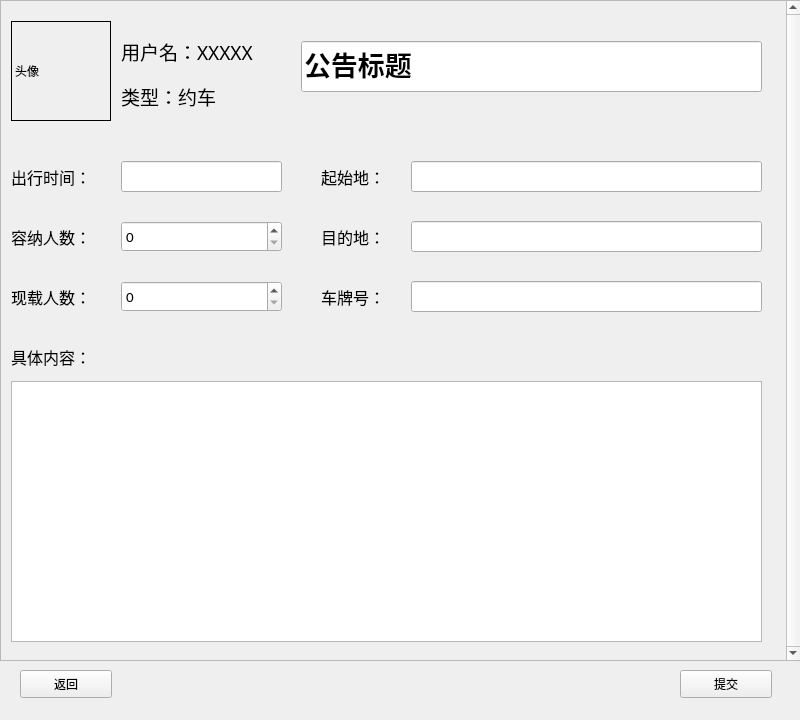
<?xml version="1.0" encoding="UTF-8"?>
<ui version="4.0">
 <class>YuechePublish</class>
 <widget class="QWidget" name="YuechePublish">
  <property name="geometry">
   <rect>
    <x>0</x>
    <y>0</y>
    <width>800</width>
    <height>720</height>
   </rect>
  </property>
  <property name="minimumSize">
   <size>
    <width>800</width>
    <height>720</height>
   </size>
  </property>
  <property name="maximumSize">
   <size>
    <width>800</width>
    <height>720</height>
   </size>
  </property>
  <property name="windowTitle">
   <string>Form</string>
  </property>
  <widget class="QPushButton" name="pushButton_2">
   <property name="geometry">
    <rect>
     <x>680</x>
     <y>670</y>
     <width>92</width>
     <height>28</height>
    </rect>
   </property>
   <property name="text">
    <string>提交</string>
   </property>
  </widget>
  <widget class="QPushButton" name="btn_cancel">
   <property name="geometry">
    <rect>
     <x>20</x>
     <y>670</y>
     <width>92</width>
     <height>28</height>
    </rect>
   </property>
   <property name="text">
    <string>返回</string>
   </property>
  </widget>
  <widget class="QScrollArea" name="scrollArea">
   <property name="geometry">
    <rect>
     <x>0</x>
     <y>0</y>
     <width>801</width>
     <height>661</height>
    </rect>
   </property>
   <property name="verticalScrollBarPolicy">
    <enum>Qt::ScrollBarAlwaysOn</enum>
   </property>
   <property name="widgetResizable">
    <bool>true</bool>
   </property>
   <widget class="QWidget" name="scrollAreaWidgetContents">
    <property name="geometry">
     <rect>
      <x>0</x>
      <y>0</y>
      <width>778</width>
      <height>659</height>
     </rect>
    </property>
    <widget class="QLabel" name="label_10">
     <property name="geometry">
      <rect>
       <x>10</x>
       <y>340</y>
       <width>91</width>
       <height>31</height>
      </rect>
     </property>
     <property name="font">
      <font>
       <family>Agency FB</family>
       <pointsize>12</pointsize>
      </font>
     </property>
     <property name="text">
      <string>具体内容：</string>
     </property>
    </widget>
    <widget class="QLabel" name="label_7">
     <property name="geometry">
      <rect>
       <x>10</x>
       <y>220</y>
       <width>101</width>
       <height>31</height>
      </rect>
     </property>
     <property name="font">
      <font>
       <family>Agency FB</family>
       <pointsize>12</pointsize>
      </font>
     </property>
     <property name="text">
      <string>容纳人数：</string>
     </property>
    </widget>
    <widget class="QLineEdit" name="lineEdit">
     <property name="geometry">
      <rect>
       <x>300</x>
       <y>40</y>
       <width>461</width>
       <height>51</height>
      </rect>
     </property>
     <property name="font">
      <font>
       <family>Agency FB</family>
       <pointsize>20</pointsize>
       <weight>75</weight>
       <bold>true</bold>
      </font>
     </property>
     <property name="layoutDirection">
      <enum>Qt::LeftToRight</enum>
     </property>
     <property name="text">
      <string>公告标题</string>
     </property>
     <property name="clearButtonEnabled">
      <bool>false</bool>
     </property>
    </widget>
    <widget class="QLabel" name="label_9">
     <property name="geometry">
      <rect>
       <x>320</x>
       <y>280</y>
       <width>101</width>
       <height>31</height>
      </rect>
     </property>
     <property name="font">
      <font>
       <family>Agency FB</family>
       <pointsize>12</pointsize>
      </font>
     </property>
     <property name="text">
      <string>车牌号：</string>
     </property>
    </widget>
    <widget class="QLineEdit" name="lineEdit_6">
     <property name="geometry">
      <rect>
       <x>410</x>
       <y>280</y>
       <width>351</width>
       <height>31</height>
      </rect>
     </property>
     <property name="font">
      <font>
       <family>Agency FB</family>
       <pointsize>12</pointsize>
      </font>
     </property>
    </widget>
    <widget class="QLabel" name="label_5">
     <property name="geometry">
      <rect>
       <x>320</x>
       <y>160</y>
       <width>101</width>
       <height>31</height>
      </rect>
     </property>
     <property name="font">
      <font>
       <family>Agency FB</family>
       <pointsize>12</pointsize>
      </font>
     </property>
     <property name="text">
      <string>起始地：</string>
     </property>
    </widget>
    <widget class="QSpinBox" name="spinBox_2">
     <property name="geometry">
      <rect>
       <x>120</x>
       <y>280</y>
       <width>161</width>
       <height>31</height>
      </rect>
     </property>
     <property name="font">
      <font>
       <family>Calibri</family>
       <pointsize>11</pointsize>
      </font>
     </property>
    </widget>
    <widget class="QLabel" name="label">
     <property name="geometry">
      <rect>
       <x>10</x>
       <y>20</y>
       <width>100</width>
       <height>100</height>
      </rect>
     </property>
     <property name="minimumSize">
      <size>
       <width>100</width>
       <height>100</height>
      </size>
     </property>
     <property name="maximumSize">
      <size>
       <width>100</width>
       <height>100</height>
      </size>
     </property>
     <property name="frameShape">
      <enum>QFrame::Box</enum>
     </property>
     <property name="frameShadow">
      <enum>QFrame::Plain</enum>
     </property>
     <property name="text">
      <string>头像</string>
     </property>
    </widget>
    <widget class="QLabel" name="label_8">
     <property name="geometry">
      <rect>
       <x>10</x>
       <y>280</y>
       <width>101</width>
       <height>31</height>
      </rect>
     </property>
     <property name="font">
      <font>
       <family>Agency FB</family>
       <pointsize>12</pointsize>
      </font>
     </property>
     <property name="text">
      <string>现载人数：</string>
     </property>
    </widget>
    <widget class="QLineEdit" name="lineEdit_3">
     <property name="geometry">
      <rect>
       <x>410</x>
       <y>160</y>
       <width>351</width>
       <height>31</height>
      </rect>
     </property>
     <property name="font">
      <font>
       <family>Agency FB</family>
       <pointsize>12</pointsize>
      </font>
     </property>
    </widget>
    <widget class="QLineEdit" name="lineEdit_5">
     <property name="geometry">
      <rect>
       <x>410</x>
       <y>220</y>
       <width>351</width>
       <height>31</height>
      </rect>
     </property>
     <property name="font">
      <font>
       <family>Agency FB</family>
       <pointsize>12</pointsize>
      </font>
     </property>
    </widget>
    <widget class="QLineEdit" name="lineEdit_2">
     <property name="geometry">
      <rect>
       <x>120</x>
       <y>160</y>
       <width>161</width>
       <height>31</height>
      </rect>
     </property>
     <property name="font">
      <font>
       <family>Agency FB</family>
       <pointsize>12</pointsize>
      </font>
     </property>
    </widget>
    <widget class="QTextEdit" name="textEdit">
     <property name="geometry">
      <rect>
       <x>10</x>
       <y>380</y>
       <width>751</width>
       <height>261</height>
      </rect>
     </property>
    </widget>
    <widget class="QLabel" name="label_6">
     <property name="geometry">
      <rect>
       <x>320</x>
       <y>220</y>
       <width>101</width>
       <height>31</height>
      </rect>
     </property>
     <property name="font">
      <font>
       <family>Agency FB</family>
       <pointsize>12</pointsize>
      </font>
     </property>
     <property name="text">
      <string>目的地：</string>
     </property>
    </widget>
    <widget class="QLabel" name="label_2">
     <property name="geometry">
      <rect>
       <x>120</x>
       <y>30</y>
       <width>151</width>
       <height>41</height>
      </rect>
     </property>
     <property name="font">
      <font>
       <family>Agency FB</family>
       <pointsize>14</pointsize>
      </font>
     </property>
     <property name="text">
      <string>用户名：XXXXX</string>
     </property>
    </widget>
    <widget class="QLabel" name="label_4">
     <property name="geometry">
      <rect>
       <x>10</x>
       <y>160</y>
       <width>101</width>
       <height>31</height>
      </rect>
     </property>
     <property name="font">
      <font>
       <family>Agency FB</family>
       <pointsize>12</pointsize>
      </font>
     </property>
     <property name="text">
      <string>出行时间：</string>
     </property>
    </widget>
    <widget class="QSpinBox" name="spinBox">
     <property name="geometry">
      <rect>
       <x>120</x>
       <y>220</y>
       <width>161</width>
       <height>31</height>
      </rect>
     </property>
     <property name="font">
      <font>
       <family>Calibri</family>
       <pointsize>11</pointsize>
      </font>
     </property>
    </widget>
    <widget class="QLabel" name="label_3">
     <property name="geometry">
      <rect>
       <x>120</x>
       <y>80</y>
       <width>131</width>
       <height>31</height>
      </rect>
     </property>
     <property name="font">
      <font>
       <family>Agency FB</family>
       <pointsize>14</pointsize>
      </font>
     </property>
     <property name="text">
      <string>类型：约车</string>
     </property>
    </widget>
   </widget>
  </widget>
 </widget>
 <resources/>
 <connections/>
</ui>
